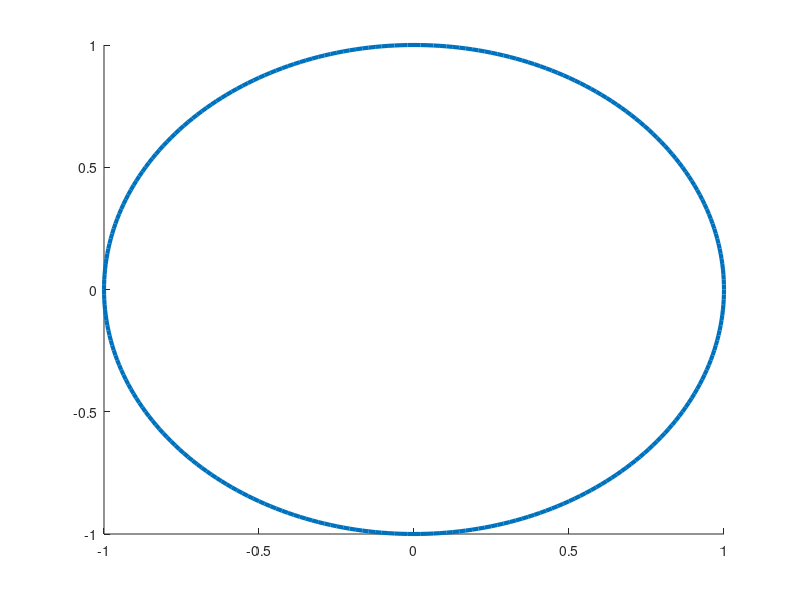

Write MATLAB code to recreate this figure.
function h=ellipse(ra,rb,ang,x0,y0,C,Nb)
% Ellipse adds ellipses to the current plot
%
% ELLIPSE(ra,rb,ang,x0,y0) adds an ellipse with semimajor axis of ra,
% a semimajor axis of radius rb, a semimajor axis of ang, centered at
% the point x0,y0.
%
% The length of ra, rb, and ang should be the same. 
% If ra is a vector of length L and x0,y0 scalars, L ellipses
% are added at point x0,y0.
% If ra is a scalar and x0,y0 vectors of length M, M ellipse are with the same 
% radii are added at the points x0,y0.
% If ra, x0, y0 are vectors of the same length L=M, M ellipses are added.
% If ra is a vector of length L and x0, y0 are  vectors of length
% M~=L, L*M ellipses are added, at each point x0,y0, L ellipses of radius ra.
%
% ELLIPSE(ra,rb,ang,x0,y0,C)
% adds ellipses of color C. C may be a string ('r','b',...) or the RGB value. 
% If no color is specified, it makes automatic use of the colors specified by 
% the axes ColorOrder property. For several circles C may be a vector.
%
% ELLIPSE(ra,rb,ang,x0,y0,C,Nb), Nb specifies the number of points
% used to draw the ellipse. The default value is 300. Nb may be used
% for each ellipse individually.
%
% h=ELLIPSE(...) returns the handles to the ellipses.
%
% usage exmple: the following produces a red ellipse centered at 1,1
% and tipped down at a 45 deg axis from the x axis
% ellipse(1,2,pi/4,1,1,'r')
%
% note that if ra=rb, ELLIPSE plots a circle
%
% written by D.G. Long, Brigham Young University, based on the
% CIRCLES.m original 
% written by Peter Blattner, Institute of Microtechnology, University of 
% Neuchatel, Switzerland, blattner@imt.unine.ch
% Check the number of input arguments 
if nargin<1,
  ra=[];
end;
if nargin<2,
  rb=[];
end;
if nargin<3,
  ang=[];
end;
if nargin<5,
  x0=[];
  y0=[];
end;
 
if nargin<6,
  C=[];
end
if nargin<7,
  Nb=[];
end
% set up the default values
if isempty(ra),ra=1;end;
if isempty(rb),rb=1;end;
if isempty(ang),ang=0;end;
if isempty(x0),x0=0;end;
if isempty(y0),y0=0;end;
if isempty(Nb),Nb=300;end;
if isempty(C),C=get(gca,'colororder');end;
% work on the variable sizes
x0=x0(:);
y0=y0(:);
ra=ra(:);
rb=rb(:);
ang=ang(:);
Nb=Nb(:);
if isstr(C),C=C(:);end;
if length(ra)~=length(rb),
  error('length(ra)~=length(rb)');
end;
if length(x0)~=length(y0),
  error('length(x0)~=length(y0)');
end;
% how many inscribed elllipses are plotted
if length(ra)~=length(x0)
  maxk=length(ra)*length(x0);
else
  maxk=length(ra);
end;
% drawing loop
for k=1:maxk
  
  if length(x0)==1
    xpos=x0;
    ypos=y0;
    radm=ra(k);
    radn=rb(k);
    if length(ang)==1
      an=ang;
    else
      an=ang(k);
    end;
  elseif length(ra)==1
    xpos=x0(k);
    ypos=y0(k);
    radm=ra;
    radn=rb;
    an=ang;
  elseif length(x0)==length(ra)
    xpos=x0(k);
    ypos=y0(k);
    radm=ra(k);
    radn=rb(k);
    an=ang(k)
  else
    rada=ra(fix((k-1)/size(x0,1))+1);
    radb=rb(fix((k-1)/size(x0,1))+1);
    an=ang(fix((k-1)/size(x0,1))+1);
    xpos=x0(rem(k-1,size(x0,1))+1);
    ypos=y0(rem(k-1,size(y0,1))+1);
  end;
  co=cos(an);
  si=sin(an);
  the=linspace(0,2*pi,Nb(rem(k-1,size(Nb,1))+1,:)+1);
%  x=radm*cos(the)*co-si*radn*sin(the)+xpos;
%  y=radm*cos(the)*si+co*radn*sin(the)+ypos;
  p=line(radm*cos(the)*co-si*radn*sin(the)+xpos,radm*cos(the)*si+co*radn*sin(the)+ypos);
  set(p, 'LineWidth', 3,'color',C(rem(k-1,size(C,1))+1,:));
  
  if nargout > 0
    h(k)=p;
  end
  
end;